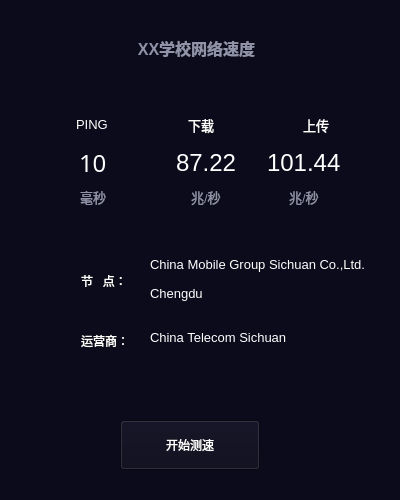
<?xml version="1.0" encoding="UTF-8"?>
<ui version="4.0">
 <class>Form</class>
 <widget class="QWidget" name="Form">
  <property name="geometry">
   <rect>
    <x>0</x>
    <y>0</y>
    <width>400</width>
    <height>500</height>
   </rect>
  </property>
  <property name="minimumSize">
   <size>
    <width>400</width>
    <height>500</height>
   </size>
  </property>
  <property name="maximumSize">
   <size>
    <width>400</width>
    <height>500</height>
   </size>
  </property>
  <property name="focusPolicy">
   <enum>Qt::StrongFocus</enum>
  </property>
  <property name="windowTitle">
   <string>Form</string>
  </property>
  <property name="styleSheet">
   <string notr="true">background-color: rgb(11, 11, 27);
font: 75 10pt &quot;微软雅黑&quot;;
color: rgb(255, 255, 255);</string>
  </property>
  <widget class="QLabel" name="schoolName">
   <property name="geometry">
    <rect>
     <x>11</x>
     <y>36</y>
     <width>371</width>
     <height>21</height>
    </rect>
   </property>
   <property name="text">
    <string>&lt;html&gt;&lt;head/&gt;&lt;body&gt;&lt;p align=&quot;center&quot;&gt;&lt;span style=&quot; font-size:12pt; font-weight:600; color:#9193a8;&quot;&gt;XX学校网络速度&lt;/span&gt;&lt;/p&gt;&lt;/body&gt;&lt;/html&gt;</string>
   </property>
  </widget>
  <widget class="QPushButton" name="startButton">
   <property name="geometry">
    <rect>
     <x>120</x>
     <y>420</y>
     <width>140</width>
     <height>50</height>
    </rect>
   </property>
   <property name="maximumSize">
    <size>
     <width>140</width>
     <height>50</height>
    </size>
   </property>
   <property name="cursor">
    <cursorShape>PointingHandCursor</cursorShape>
   </property>
   <property name="focusPolicy">
    <enum>Qt::NoFocus</enum>
   </property>
   <property name="styleSheet">
    <string notr="true">border-image: url(:/pic/buttonBgm.png);</string>
   </property>
   <property name="text">
    <string>开始测速</string>
   </property>
   <property name="flat">
    <bool>false</bool>
   </property>
  </widget>
  <widget class="QLabel" name="clientIsp">
   <property name="geometry">
    <rect>
     <x>150</x>
     <y>330</y>
     <width>240</width>
     <height>16</height>
    </rect>
   </property>
   <property name="maximumSize">
    <size>
     <width>240</width>
     <height>16</height>
    </size>
   </property>
   <property name="text">
    <string>&lt;html&gt;&lt;head/&gt;&lt;body&gt;&lt;p&gt;&lt;span style=&quot; font-size:10pt;&quot;&gt;China Telecom Sichuan&lt;/span&gt;&lt;/p&gt;&lt;/body&gt;&lt;/html&gt;</string>
   </property>
  </widget>
  <widget class="QWidget" name="gridLayoutWidget">
   <property name="geometry">
    <rect>
     <x>40</x>
     <y>110</y>
     <width>301</width>
     <height>98</height>
    </rect>
   </property>
   <layout class="QGridLayout" name="gridLayout">
    <item row="1" column="1" alignment="Qt::AlignHCenter">
     <widget class="QLabel" name="download">
      <property name="text">
       <string>&lt;html&gt;&lt;head/&gt;&lt;body&gt;&lt;p&gt;&lt;span style=&quot; font-size:18pt;&quot;&gt;87.22&lt;/span&gt;&lt;/p&gt;&lt;/body&gt;&lt;/html&gt;</string>
      </property>
     </widget>
    </item>
    <item row="2" column="1" alignment="Qt::AlignHCenter">
     <widget class="QLabel" name="downloadUnit">
      <property name="text">
       <string>&lt;html&gt;&lt;head/&gt;&lt;body&gt;&lt;p&gt;&lt;span style=&quot; font-size:10pt; color:#9193a8;&quot;&gt;兆/秒&lt;/span&gt;&lt;/p&gt;&lt;/body&gt;&lt;/html&gt;</string>
      </property>
     </widget>
    </item>
    <item row="1" column="2" alignment="Qt::AlignHCenter">
     <widget class="QLabel" name="upload">
      <property name="text">
       <string>&lt;html&gt;&lt;head/&gt;&lt;body&gt;&lt;p&gt;&lt;span style=&quot; font-size:18pt;&quot;&gt;101.44&lt;/span&gt;&lt;/p&gt;&lt;/body&gt;&lt;/html&gt;</string>
      </property>
     </widget>
    </item>
    <item row="2" column="2" alignment="Qt::AlignHCenter">
     <widget class="QLabel" name="uploadUnit">
      <property name="text">
       <string>&lt;html&gt;&lt;head/&gt;&lt;body&gt;&lt;p&gt;&lt;span style=&quot; font-size:10pt; color:#9193a8;&quot;&gt;兆/秒&lt;/span&gt;&lt;/p&gt;&lt;/body&gt;&lt;/html&gt;</string>
      </property>
     </widget>
    </item>
    <item row="2" column="0" alignment="Qt::AlignHCenter">
     <widget class="QLabel" name="pingUnit">
      <property name="text">
       <string>&lt;html&gt;&lt;head/&gt;&lt;body&gt;&lt;p&gt;&lt;span style=&quot; font-size:10pt; color:#9193a8;&quot;&gt;毫秒&lt;/span&gt;&lt;/p&gt;&lt;/body&gt;&lt;/html&gt;</string>
      </property>
     </widget>
    </item>
    <item row="0" column="2">
     <layout class="QHBoxLayout" name="horizontalLayout">
      <item>
       <widget class="QGraphicsView" name="graphicsView">
        <property name="sizePolicy">
         <sizepolicy hsizetype="Fixed" vsizetype="Fixed">
          <horstretch>0</horstretch>
          <verstretch>0</verstretch>
         </sizepolicy>
        </property>
        <property name="maximumSize">
         <size>
          <width>30</width>
          <height>30</height>
         </size>
        </property>
        <property name="styleSheet">
         <string notr="true">background-image: url(:/pic/upload.png);</string>
        </property>
        <property name="frameShape">
         <enum>QFrame::NoFrame</enum>
        </property>
       </widget>
      </item>
      <item>
       <widget class="QLabel" name="uploadLabel">
        <property name="text">
         <string>&lt;html&gt;&lt;head/&gt;&lt;body&gt;&lt;p&gt;&lt;span style=&quot; font-size:10pt;&quot;&gt;上传&lt;/span&gt;&lt;/p&gt;&lt;/body&gt;&lt;/html&gt;</string>
        </property>
       </widget>
      </item>
     </layout>
    </item>
    <item row="0" column="1">
     <layout class="QHBoxLayout" name="horizontalLayout_2">
      <item>
       <widget class="QGraphicsView" name="graphicsView_2">
        <property name="maximumSize">
         <size>
          <width>30</width>
          <height>30</height>
         </size>
        </property>
        <property name="styleSheet">
         <string notr="true">background-image: url(:/pic/download.png);</string>
        </property>
        <property name="frameShape">
         <enum>QFrame::NoFrame</enum>
        </property>
       </widget>
      </item>
      <item>
       <widget class="QLabel" name="downloadLabel">
        <property name="text">
         <string>&lt;html&gt;&lt;head/&gt;&lt;body&gt;&lt;p&gt;&lt;span style=&quot; font-size:10pt;&quot;&gt;下载&lt;/span&gt;&lt;/p&gt;&lt;/body&gt;&lt;/html&gt;</string>
        </property>
       </widget>
      </item>
     </layout>
    </item>
    <item row="0" column="0">
     <layout class="QHBoxLayout" name="horizontalLayout_3">
      <item>
       <widget class="QGraphicsView" name="graphicsView_3">
        <property name="maximumSize">
         <size>
          <width>30</width>
          <height>30</height>
         </size>
        </property>
        <property name="styleSheet">
         <string notr="true">background-image: url(:/pic/ping.png);</string>
        </property>
        <property name="frameShape">
         <enum>QFrame::NoFrame</enum>
        </property>
        <property name="frameShadow">
         <enum>QFrame::Plain</enum>
        </property>
       </widget>
      </item>
      <item>
       <widget class="QLabel" name="pingLabel">
        <property name="sizePolicy">
         <sizepolicy hsizetype="Preferred" vsizetype="Preferred">
          <horstretch>0</horstretch>
          <verstretch>0</verstretch>
         </sizepolicy>
        </property>
        <property name="maximumSize">
         <size>
          <width>70</width>
          <height>30</height>
         </size>
        </property>
        <property name="styleSheet">
         <string notr="true"/>
        </property>
        <property name="text">
         <string>&lt;html&gt;&lt;head/&gt;&lt;body&gt;&lt;p&gt;&lt;span style=&quot; font-size:10pt;&quot;&gt;PING&lt;/span&gt;&lt;/p&gt;&lt;/body&gt;&lt;/html&gt;</string>
        </property>
       </widget>
      </item>
     </layout>
    </item>
    <item row="1" column="0" alignment="Qt::AlignHCenter">
     <widget class="QLabel" name="ping">
      <property name="font">
       <font>
        <family>微软雅黑</family>
        <pointsize>10</pointsize>
        <weight>9</weight>
        <italic>false</italic>
        <bold>false</bold>
       </font>
      </property>
      <property name="text">
       <string>&lt;html&gt;&lt;head/&gt;&lt;body&gt;&lt;p&gt;&lt;span style=&quot; font-size:18pt;&quot;&gt;10&lt;/span&gt;&lt;/p&gt;&lt;/body&gt;&lt;/html&gt;</string>
      </property>
     </widget>
    </item>
   </layout>
  </widget>
  <widget class="QWidget" name="gridLayoutWidget_2">
   <property name="geometry">
    <rect>
     <x>150</x>
     <y>250</y>
     <width>284</width>
     <height>61</height>
    </rect>
   </property>
   <layout class="QVBoxLayout" name="verticalLayout">
    <item>
     <widget class="QLabel" name="serverSponsor">
      <property name="maximumSize">
       <size>
        <width>240</width>
        <height>16</height>
       </size>
      </property>
      <property name="text">
       <string>&lt;html&gt;&lt;head/&gt;&lt;body&gt;&lt;p&gt;&lt;span style=&quot; font-size:10pt;&quot;&gt;China Mobile Group Sichuan Co.,Ltd.&lt;/span&gt;&lt;/p&gt;&lt;/body&gt;&lt;/html&gt;</string>
      </property>
     </widget>
    </item>
    <item>
     <widget class="QLabel" name="serverName">
      <property name="maximumSize">
       <size>
        <width>240</width>
        <height>16</height>
       </size>
      </property>
      <property name="text">
       <string>&lt;html&gt;&lt;head/&gt;&lt;body&gt;&lt;p&gt;&lt;span style=&quot; font-size:10pt;&quot;&gt;Chengdu&lt;/span&gt;&lt;/p&gt;&lt;/body&gt;&lt;/html&gt;</string>
      </property>
     </widget>
    </item>
   </layout>
  </widget>
  <widget class="QWidget" name="horizontalLayoutWidget">
   <property name="geometry">
    <rect>
     <x>20</x>
     <y>250</y>
     <width>126</width>
     <height>61</height>
    </rect>
   </property>
   <layout class="QHBoxLayout" name="horizontalLayout_4">
    <item>
     <widget class="QGraphicsView" name="graphicsView_4">
      <property name="minimumSize">
       <size>
        <width>55</width>
        <height>55</height>
       </size>
      </property>
      <property name="maximumSize">
       <size>
        <width>55</width>
        <height>55</height>
       </size>
      </property>
      <property name="styleSheet">
       <string notr="true">background-image: url(:/pic/sponsor.png);</string>
      </property>
      <property name="frameShape">
       <enum>QFrame::NoFrame</enum>
      </property>
     </widget>
    </item>
    <item>
     <widget class="QLabel" name="testNodeLabel">
      <property name="text">
       <string>节   点：</string>
      </property>
     </widget>
    </item>
   </layout>
  </widget>
  <widget class="QWidget" name="horizontalLayoutWidget_2">
   <property name="geometry">
    <rect>
     <x>20</x>
     <y>310</y>
     <width>127</width>
     <height>61</height>
    </rect>
   </property>
   <layout class="QHBoxLayout" name="horizontalLayout_5">
    <item>
     <widget class="QGraphicsView" name="graphicsView_5">
      <property name="minimumSize">
       <size>
        <width>55</width>
        <height>55</height>
       </size>
      </property>
      <property name="maximumSize">
       <size>
        <width>54</width>
        <height>55</height>
       </size>
      </property>
      <property name="styleSheet">
       <string notr="true">background-image: url(:/pic/isp.png);</string>
      </property>
      <property name="frameShape">
       <enum>QFrame::NoFrame</enum>
      </property>
     </widget>
    </item>
    <item>
     <widget class="QLabel" name="ispLabel">
      <property name="text">
       <string>运营商：</string>
      </property>
     </widget>
    </item>
   </layout>
  </widget>
 </widget>
 <resources>
  <include location="res/res.qrc"/>
 </resources>
 <connections/>
</ui>
